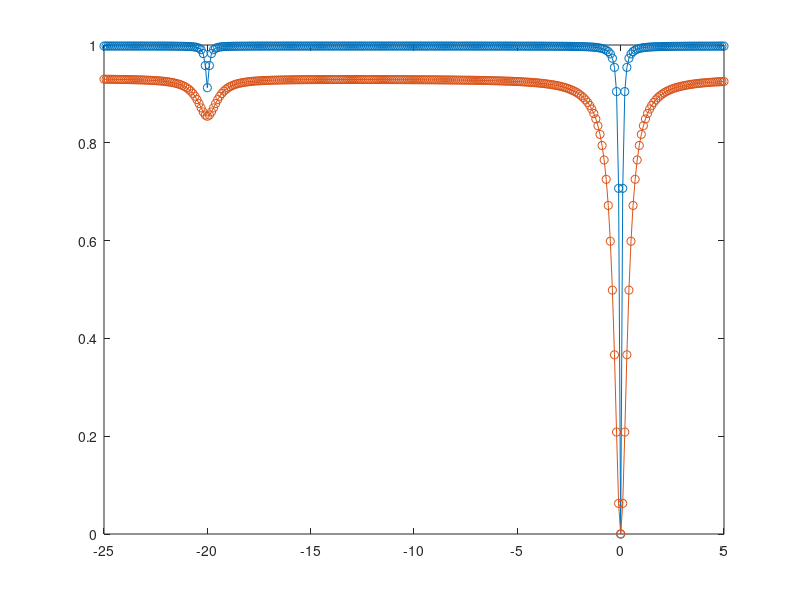

Write the MATLAB code that produced this figure. (Note: this script raises an error after producing the figure.)
% W---RelayOH---LB----L
% initial magnetization: M10,M20,M30,M40
clc;
clear all;
close all;

colorList = {[0 0 0],[1 0 0],[0 0 1]};

R11=1/2.8;   % R11: R1 for I; R12: R1 for S
R21=1/1.8;R22=1/1e-6; R23=2.5*5e5; R24=R23; R25=1/0.6;% R21: R2 for I; R22: R2 for S
wa=0; w2=-2.3; w3=1.2; w4=-20; w5=-20;


plist = [1e-10,linspace(1e-5,1,100)];

pp = 0;
kon = 1*1e5;
na=9;

% kbind = 10^2.8;
% koff = 100;
pR = 0.001;  % receptor population:[R] M

for p = 0.1
%     plist
        
for kd = [0.1]
%     [5e-2,1e-1,1.3e-1,1.5e-1,1.8e-1,2e-1,3e-1,4e-1,5e-1,6e-1,7e-1,8e-1,9e-1,1,1.2,1.4,1.6,1.8,2,3,4,5,6,7,8,9,10]  

pp = pp+1; 

% LT = p;   % total ligands
% LB = (LT+pR+kd)/2-sqrt((LT+pR+kd)^2-4*LT*pR)/2; % bound ligands
% L = LT-LB; % free ligands;

L = p; % free ligands;
LB = (L/(L+kd))*pR;
LT = L+LB;   % total ligands

% kon = koff/kd;
kbind = kon*(pR-LB); % kon*[R]
% kon = kbind/(pR-LB);
koff = kd*kon;   

M50 = na*L; M40 = na*LB; M30 = M40; M10=106; M20=0.05*M10; 
k31 = 1000;
k13 =k31*M30/M10;

k21 = 30;
k12 = k21*M20/M10;

u34 = 2*5e5; u43 = u34*M30/M40;
n34 = -1*5e5; n43 = n34*M30/M40;
R13=-1*n34;R14=-1*n34;R15=1/1.8; R12=1/1.;

for wp=[0.5,3]*42.577
%     600/(2*pi)

for t=50; %mxing time
dwa=-25:0.1:5;
nn=length(dwa);
for j=1:nn
    dw1=(wa-dwa(j))*750*2*pi;
    dw2=(wa-dwa(j)+w2)*750*2*pi;  
    dw3=(wa-dwa(j)+w3)*750*2*pi;  
    dw4=(wa-dwa(j)+w4)*750*2*pi;
    dw5=(wa-dwa(j)+w5)*750*2*pi;

M0=[0.5 0 0 M10 0 0 M20 0 0 M30 0 0 M30 0 0 M40];
% M0=[0.4 0 0 M40 0 0 M30 0 0 M20 0 0 M10]; 
% pulse period
%    wp=2*pi*2;
   wx=0;wy=wp*2*pi;
   
P= [0                       0                   0                   0                  0            0            0            0            0             0            0            0             0           0            0             0;...
    0                       R21+k12+k13        -dw1                 wy                -k21          0            0           -k31          0             0            0            0             0           0            0             0;...
    0                       dw1                 R21+k12+k13        -wx                 0           -k21          0            0           -k31           0            0            0             0           0            0             0;...
   -2*M10*R11               -wy                 wx                  R11+k12+k13        0            0           -k21          0            0           -k31           0            0            0             0           0             0;...
    0                      -k12                 0                   0                  R22+k21     -dw2          wy           0            0             0            0            0             0           0            0             0;...
    0                       0                  -k12                 0                  dw2          R22+k21     -wx               0            0             0            0            0             0           0            0             0;...
   -2*M20*R12               0                   0                  -k12               -wy           wx           R12+k21      0            0             0            0            0             0           0            0             0;...
    0                      -k13                 0                   0                  0            0            0            R23+k31     -dw3           wy           u43          0             0           0            0             0;...
    0                       0                  -k13                 0                  0            0            0            dw3          R23+k31      -wx           0            u43           0           0            0             0;...
   -2*M30*R13-2*n43*M40     0                   0                  -k13                0            0            0           -wy           wx            R13+k31      0            0             n43         0            0             0;...
    0                       0                   0                   0                  0            0            0            u34          0             0            R24+koff    -dw4            wy         -kbind        0             0;...
    0                       0                   0                   0                  0            0            0            0            u34           0            dw4          R24+koff     -wx          0           -kbind         0;...
   -2*M40*R14-2*n34*M30     0                   0                   0                  0            0            0            0            0             n34         -wy           wx            R14+koff    0            0            -kbind;...
    0                       0                   0                   0                  0            0            0            0            0             0           -koff         0             0           R25+kbind   -dw5           wy;...
    0                       0                   0                   0                  0            0            0            0            0             0            0           -koff          0           dw5          R25+kbind    -wx;...
    -2*M50*R15              0                   0                   0                  0            0            0            0            0             0            0            0            -koff        -wy           wx            R15+kbind];


temp1=expm(-P*t)*M0';    
M1(j)=temp1(4)/M10;
end

figure(1);plot(dwa,M1,'o-'); hold on;
set(gca,'ylim', [0.0 1],'xlim',[-25 5]);

if pp==1
    ref = M1(dwa == w4);
    signal(pp)=0;
    
else 
    
signal(pp) =ref- M1(dwa == w4);

end

end
end
end
end

%%

options = optimset('MaxFunEvals',1e8, 'MaxIter',1e8,'Display','off');

x = [20, 80];
lb=[0,0];
ub=[20000,20000];

na = 9;
[xfit,fmin,residual1] = lsqnonlin(@(x)ff_error(x,plist'*1000, na,signal'*100),x,lb,ub,options);
% 

xfit

Xplot =plist;
zplot = ff_fit(xfit, Xplot*1000, 9);

%%
colorcode = {'ko';'rd';'ks';'k^'};
mfcolor = {'w';'w';'k';'w'};
ff=1;

figure(2); 
% plot(plist,signal*100,'k-','markersize',12,'linewidth',4); hold on
h1=plot(plist,signal*100,colorcode{ff},...
            'markerfacecolor',mfcolor{ff},'marker','o','markersize',5,'linestyle','none','color','k','linewidth',3);

        
hold on

plot(Xplot, zplot,'r-','linewidth',3)

xlabel('[L]_{ }(M)');
ylabel('rNOE (%)')
set(gca,'ylim', [0.0 20],'ytick',[0:5:100],'xlim',[0 1],'xtick',[0:0.2:2]);

set(gca,'fontsize',34)
set(gcf, 'Position',  [100, 100, 580, 500])
set(gcf,'PaperOrientation','landscape');

